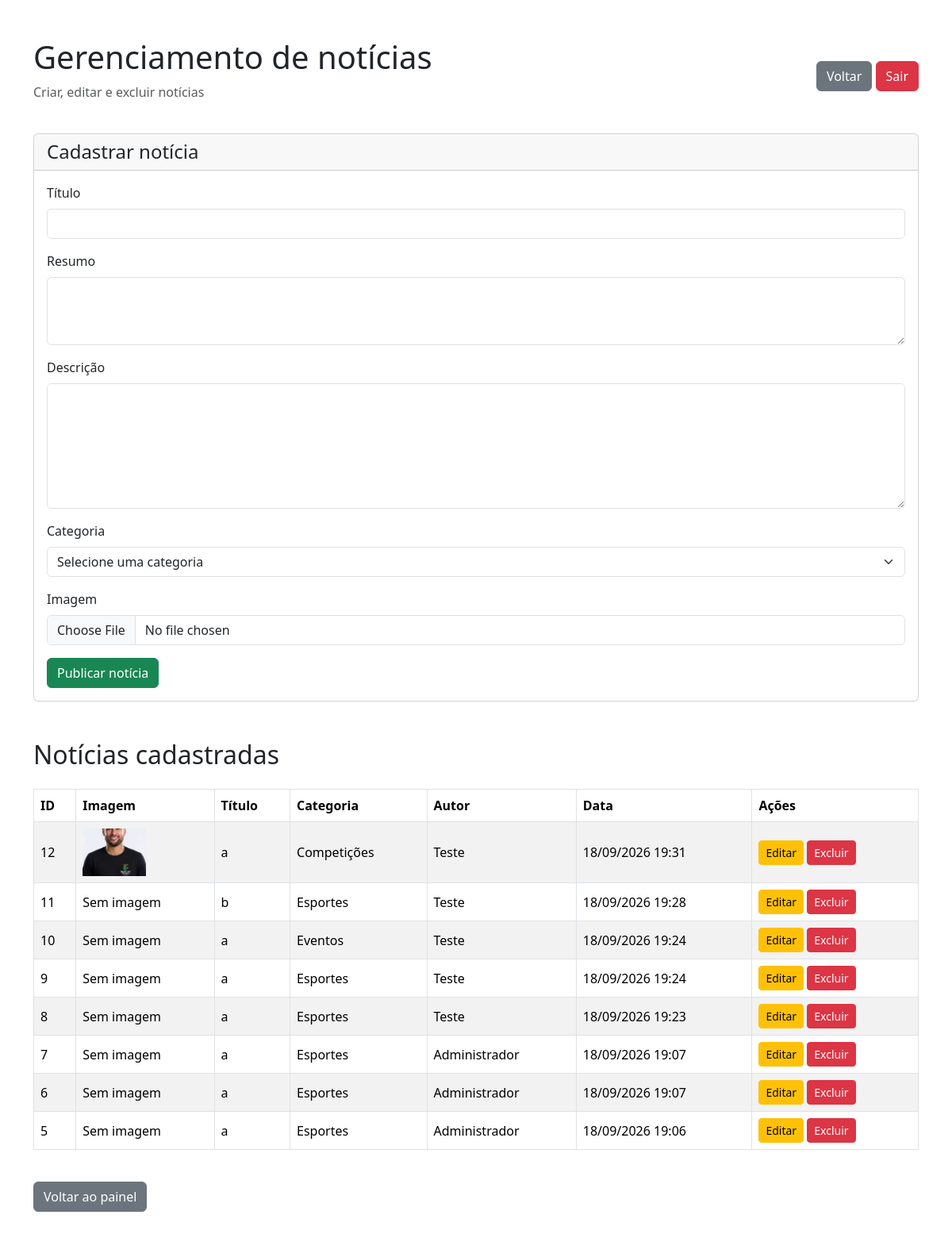
The page /admin/noticiascrud.php (signed in) on the database as committed earlier.
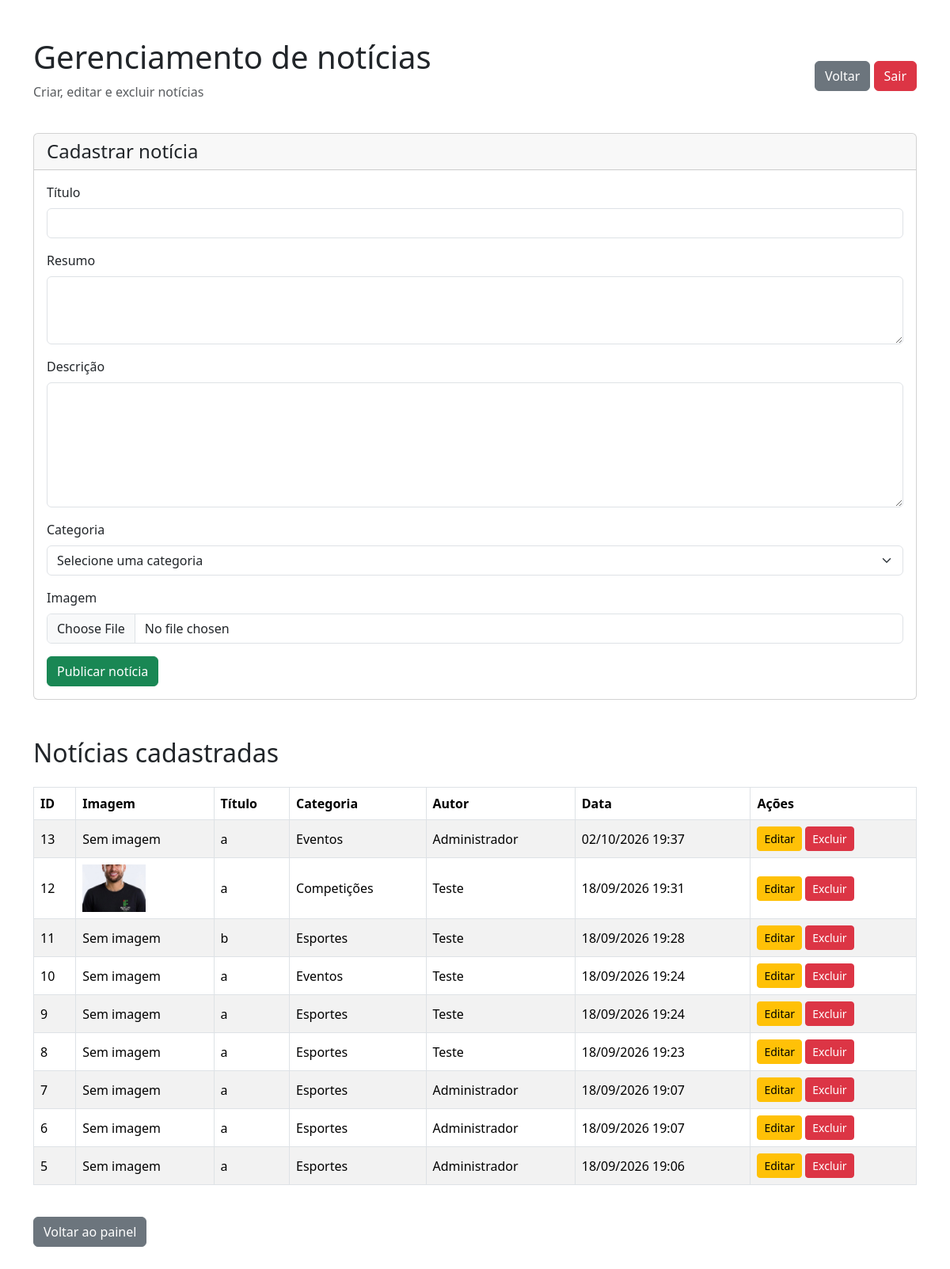
The same page on the database as committed later.
### tables this page shows
CREATE TABLE IF NOT EXISTS `noticias` (
  `id_noticia` int NOT NULL AUTO_INCREMENT,
  `titulo` varchar(200) NOT NULL,
  `resumo` text,
  `descricao` text NOT NULL,
  `autor` varchar(100) DEFAULT NULL,
  `categoria` varchar(100) DEFAULT NULL,
  `imagem` varchar(255) DEFAULT NULL,
  `data_noticia` datetime DEFAULT CURRENT_TIMESTAMP,
  PRIMARY KEY (`id_noticia`)
);

### admin/noticiascrud.php (the view, shortened to what the changed rows need)
<?php
$conexao = new mysqli("localhost", "root", "", "iffar_sports3");
$conexao->set_charset("utf8mb4");
$sqlNoticias = "
    SELECT *
    FROM noticias
    ORDER BY id_noticia DESC
";
$noticias = $conexao->query($sqlNoticias);
?>
<!DOCTYPE html>
<html lang="pt-br">
<head>
    <link
        href="https://cdn.jsdelivr.net/npm/bootstrap@5.3.8/dist/css/bootstrap.min.css"
        rel="stylesheet"
    >
</head>
<body>
<div class="container py-5">
    <div class="d-flex justify-content-between align-items-center mb-4">
        <div>
            <h1>Gerenciamento de notícias</h1>
        </div>
    </div>
    <div class="card mb-5">
        <div class="card-header">
            <h2 class="h4 mb-0">
                Cadastrar notícia
            </h2>
        </div>
    </div>
    <h2 class="mb-4">
        Notícias cadastradas
    </h2>
    <div class="table-responsive">
        <table class="table table-bordered table-striped align-middle">
            <thead>
                <tr>
                    <th>ID</th>
                    <th>Imagem</th>
                    <th>Título</th>
                    <th>Categoria</th>
                    <th>Autor</th>
                    <th>Data</th>
                    <th>Ações</th>
                </tr>
            </thead>
            <tbody>
                <?php if ($noticias && $noticias->num_rows > 0): ?>
                    <?php while ($noticia = $noticias->fetch_assoc()): ?>
                        <tr>
                            <td>
                                <?= (int)($noticia['id_noticia'] ?? 0) ?>
                            </td>
                            <td>
                                <?php if (!empty($noticia['imagem'])): ?>
                                    <img
                                        src="../<?= htmlspecialchars($noticia['imagem']) ?>"
                                        alt="Imagem da notícia"
                                        width="80"
                                        height="60"
                                        style="object-fit: cover;"
                                    >
                                <?php else: ?>
                                    Sem imagem
                                <?php endif; ?>
                            </td>
                            <td>
                                <?= htmlspecialchars($noticia['titulo'] ?? '') ?>
                            </td>
                            <td>
                                <?= htmlspecialchars($noticia['categoria'] ?? '') ?>
                            </td>
                            <td>
                                <?= htmlspecialchars($noticia['autor'] ?? 'Administrador') ?>
                            </td>
                            <td>
                                <?php
                                if (!empty($noticia['data_noticia'])) {
                                    $data = strtotime($noticia['data_noticia']);
                                    echo $data
                                        ? date("d/m/Y H:i", $data)
                                        : htmlspecialchars($noticia['data_noticia']);
                                }
                                ?>
                            </td>
                            <td>
                                <a
                                    href="editar_noticia.php?id=<?= (int)($noticia['id_noticia'] ?? 0) ?>"
                                    class="btn btn-warning btn-sm"
                                >
                                    Editar
                                </a>
                                <a
                                    href="noticiascrud.php?excluir=<?= (int)($noticia['id_noticia'] ?? 0) ?>"
                                    class="btn btn-danger btn-sm"
                                    onclick="return confirm('Tem certeza que deseja excluir esta notícia?')"
                                >
                                    Excluir
                                </a>
                            </td>
                        </tr>
                    <?php endwhile; ?>
                <?php endif; ?>
            </tbody>
        </table>
    </div>
</div>
</body>
</html>

Rows that differ between the two databases and show on the page:
added noticias: id_noticia "13", imagem "Sem imagem", titulo "a", categoria "Eventos", autor "Administrador", data_noticia "02/10/2026 19:37"
